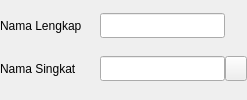
                         <widget class="QWidget" name="widget_30" native="true">
                          <layout class="QGridLayout" name="gridLayout_47" columnminimumwidth="100,0,0">
                           <property name="leftMargin">
                            <number>0</number>
                           </property>
                           <property name="topMargin">
                            <number>0</number>
                           </property>
                           <property name="rightMargin">
                            <number>0</number>
                           </property>
                           <property name="bottomMargin">
                            <number>5</number>
                           </property>
                           <property name="horizontalSpacing">
                            <number>0</number>
                           </property>
                           <property name="verticalSpacing">
                            <number>5</number>
                           </property>
                           <item row="1" column="0">
                            <widget class="QLabel" name="label_128">
                             <property name="maximumSize">
                              <size>
                               <width>85</width>
                               <height>16777215</height>
                              </size>
                             </property>
                             <property name="text">
                              <string>Nama Singkat</string>
                             </property>
                            </widget>
                           </item>
                           <item row="1" column="1">
                            <widget class="QLineEdit" name="nama_singkat_le">
                             <property name="minimumSize">
                              <size>
                               <width>0</width>
                               <height>25</height>
                              </size>
                             </property>
                             <property name="font">
                              <font>
                               <family>Segoe UI</family>
                               <pointsize>10</pointsize>
                               <weight>50</weight>
                               <italic>false</italic>
                               <bold>false</bold>
                              </font>
                             </property>
                             <property name="inputMask">
                              <string/>
                             </property>
                            </widget>
                           </item>
                           <item row="1" column="2">
                            <widget class="QPushButton" name="btn_singkat_nama">
                             <property name="minimumSize">
                              <size>
                               <width>22</width>
                               <height>25</height>
                              </size>
                             </property>
                             <property name="maximumSize">
                              <size>
                               <width>20</width>
                               <height>25</height>
                              </size>
                             </property>
                             <property name="styleSheet">
                              <string notr="true"/>
                             </property>
                             <property name="text">
                              <string/>
                             </property>
                             <property name="flat">
                              <bool>false</bool>
                             </property>
                            </widget>
                           </item>
                           <item row="0" column="0">
                            <widget class="QLabel" name="label_129">
                             <property name="maximumSize">
                              <size>
                               <width>85</width>
                               <height>16777215</height>
                              </size>
                             </property>
                             <property name="text">
                              <string>Nama Lengkap</string>
                             </property>
                            </widget>
                           </item>
                           <item row="0" column="1">
                            <widget class="QLineEdit" name="nama_lengkap_le">
                             <property name="minimumSize">
                              <size>
                               <width>0</width>
                               <height>25</height>
                              </size>
                             </property>
                             <property name="font">
                              <font>
                               <family>Segoe UI</family>
                               <pointsize>10</pointsize>
                               <weight>50</weight>
                               <italic>false</italic>
                               <bold>false</bold>
                              </font>
                             </property>
                             <property name="inputMask">
                              <string/>
                             </property>
                            </widget>
                           </item>
                          </layout>
                         </widget>
